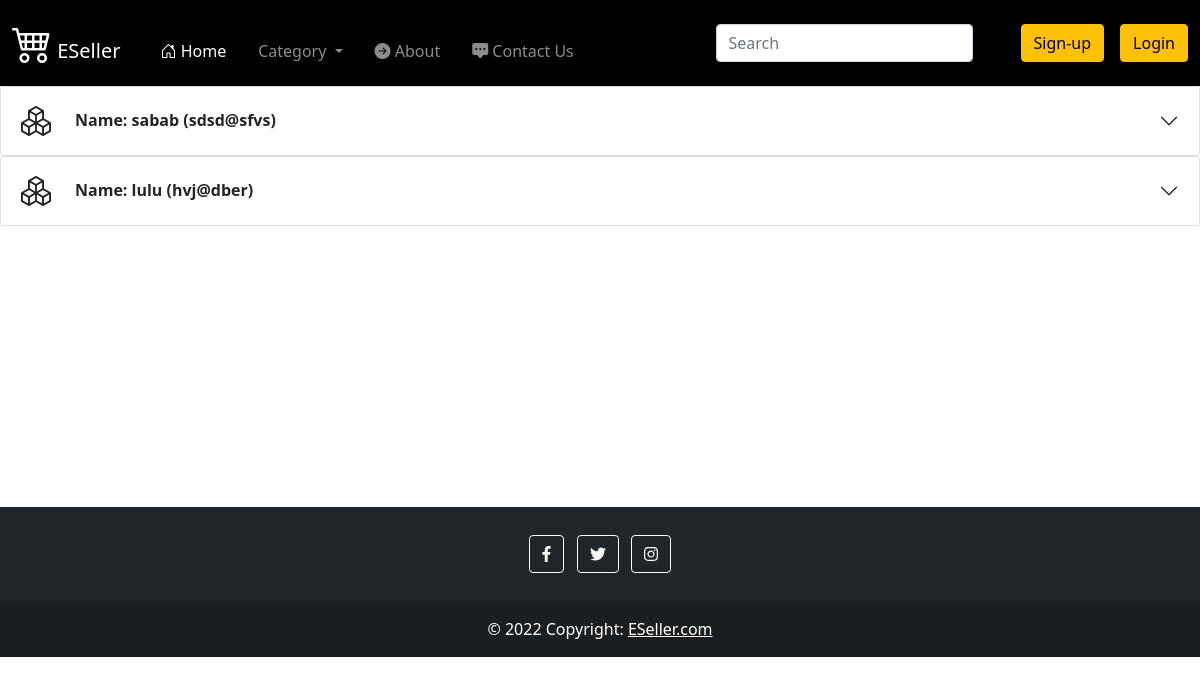
Before: /view_order_admin with the older database file.
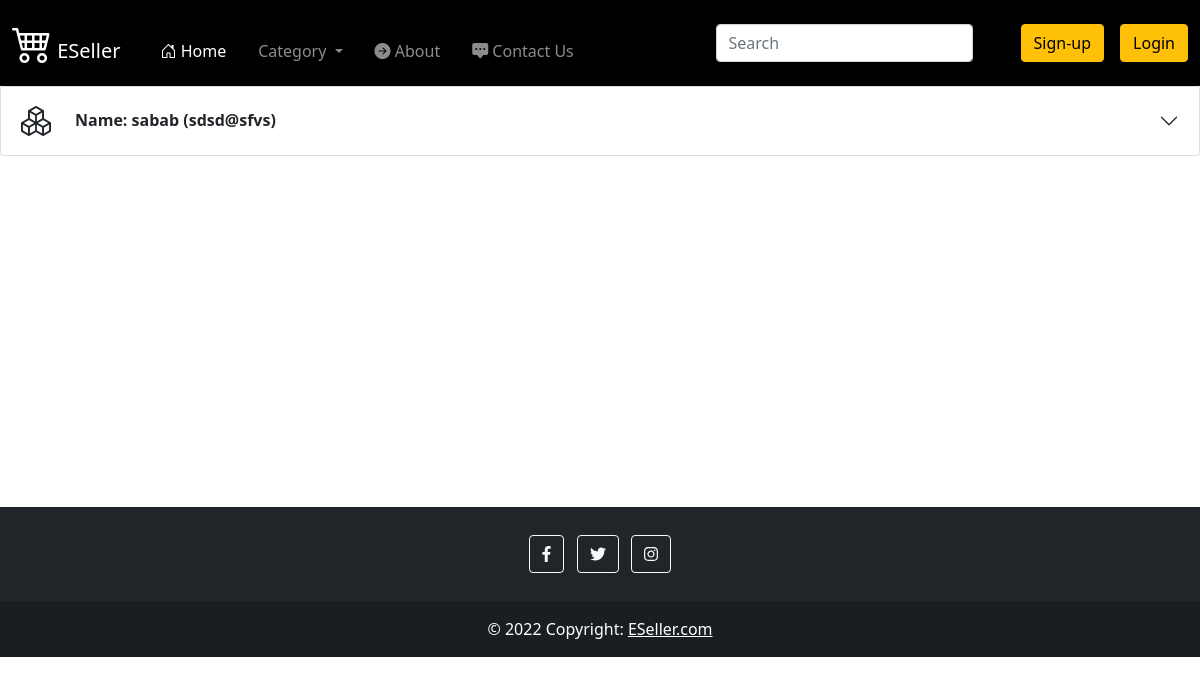
After: the same page with the newer database file.
### home/models.py (models this page shows, shortened)
class Order(models.Model):
    customer = models.ForeignKey(User, on_delete=models.SET_NULL, null=True, blank=True)
    date_ordered = models.DateTimeField(auto_now_add=True)
    complete = models.BooleanField(default=False)
    transaction_id = models.CharField(max_length=100, null=True)
    delivered = models.BooleanField(default=False)

### home/views.py (the view)
# urls.py: path("view_order_admin",views.view_order_admin, name="view_order_admin"),
def view_order_admin(request):
    customer_order = Order.objects.filter(delivered=False)
    customer_order_items = OrderItem.objects.all()
    n = Product.objects.all()
    params = {'customer_order': customer_order, 'customer_order_items':customer_order_items,'n':n}
    return render(request, 'view_order_admin.html', params)

### templates/view_order_admin.html (shortened to what this page needs)
{% extends 'base.html' %} {% block title %} View Order {% endblock title %}
{%block body %}
<div class="overflow-scroll" style="height: 421px">
  {% for i in customer_order %}
  {% if i.delivered == False%}
  <div class="accordion" id="accordionExample">
    <div class="accordion-item">
      <h2 class="accordion-header" id="headingTwo-{{ forloop.counter }}">
        <button
          class="accordion-button collapsed"
          type="button"
          data-bs-toggle="collapse"
          data-bs-target="#collapseTwo-{{ forloop.counter }}"
          aria-expanded="false"
          aria-controls="collapseTwo"
        >
        <i class="bi bi-boxes me-4" style="font-size: 30px"></i>
        <strong>Name:
            {{i.customer.username}}
            ({{i.customer.email}})
            <br>
        </strong>
        </button>
      </h2>
    </div>
  </div>
  {%endif%}
  {% endfor %}
</div>
{% endblock body %}

Changed rows visible on the page:
removed Order: customer.username "lulu", customer.email "hvj@dber"
